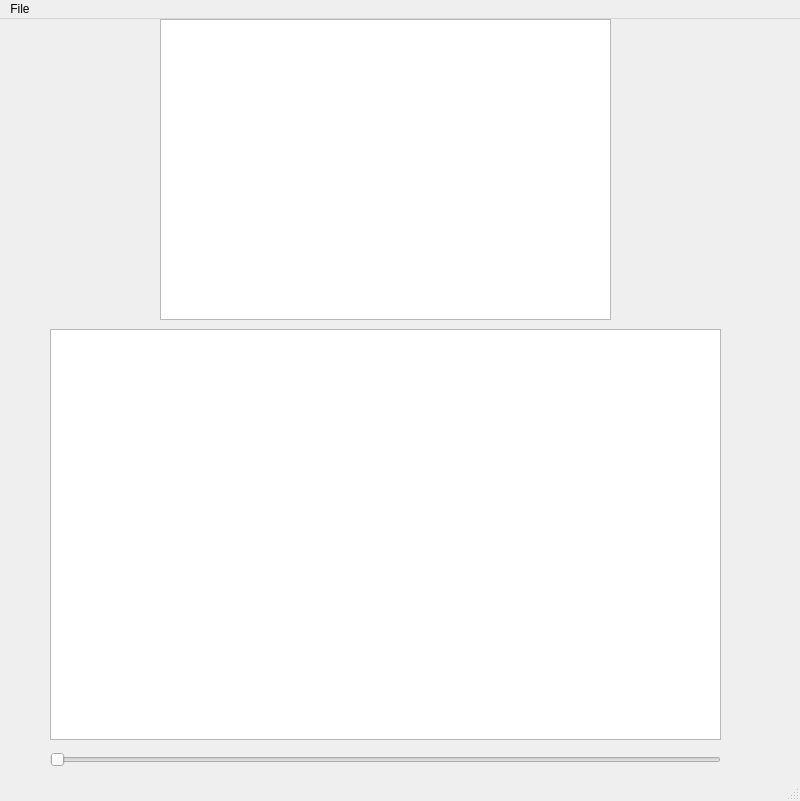
<?xml version="1.0" encoding="UTF-8"?>
<ui version="4.0">
 <class>MainWindow</class>
 <widget class="QMainWindow" name="MainWindow">
  <property name="geometry">
   <rect>
    <x>0</x>
    <y>0</y>
    <width>800</width>
    <height>801</height>
   </rect>
  </property>
  <property name="windowTitle">
   <string>MainWindow</string>
  </property>
  <property name="styleSheet">
   <string notr="true">QlineEdit {
rgb(144, 203, 255)
}</string>
  </property>
  <widget class="QWidget" name="centralwidget">
   <widget class="GraphicsWindow" name="graphicsView">
    <property name="geometry">
     <rect>
      <x>50</x>
      <y>310</y>
      <width>671</width>
      <height>411</height>
     </rect>
    </property>
   </widget>
   <widget class="QGraphicsView" name="graphicsView_2">
    <property name="geometry">
     <rect>
      <x>160</x>
      <y>0</y>
      <width>451</width>
      <height>301</height>
     </rect>
    </property>
   </widget>
   <widget class="QSlider" name="horizontalSlider">
    <property name="geometry">
     <rect>
      <x>50</x>
      <y>730</y>
      <width>671</width>
      <height>22</height>
     </rect>
    </property>
    <property name="styleSheet">
     <string notr="true">QlineEdit {
qlineargradient(spread:pad, x1:0, y1:0, x2:1, y2:0, stop:0 rgba(0, 0, 0, 255), stop:1 rgba(255, 255, 255, 255))
rgb(99, 120, 255)
}</string>
    </property>
    <property name="orientation">
     <enum>Qt::Horizontal</enum>
    </property>
   </widget>
  </widget>
  <widget class="QMenuBar" name="menubar">
   <property name="geometry">
    <rect>
     <x>0</x>
     <y>0</y>
     <width>800</width>
     <height>21</height>
    </rect>
   </property>
   <widget class="QMenu" name="menuData_Visualizer">
    <property name="title">
     <string>File</string>
    </property>
    <addaction name="actionLoad_Video"/>
    <addaction name="actionLoad_data"/>
   </widget>
   <addaction name="menuData_Visualizer"/>
  </widget>
  <widget class="QStatusBar" name="statusbar"/>
  <action name="actionLoad_Video">
   <property name="text">
    <string>Load Video</string>
   </property>
  </action>
  <action name="actionLoad_data">
   <property name="text">
    <string>Load data</string>
   </property>
  </action>
 </widget>
 <customwidgets>
  <customwidget>
   <class>GraphicsWindow</class>
   <extends>QGraphicsView</extends>
   <header location="global">pyqtgraph</header>
  </customwidget>
 </customwidgets>
 <resources/>
 <connections/>
</ui>
